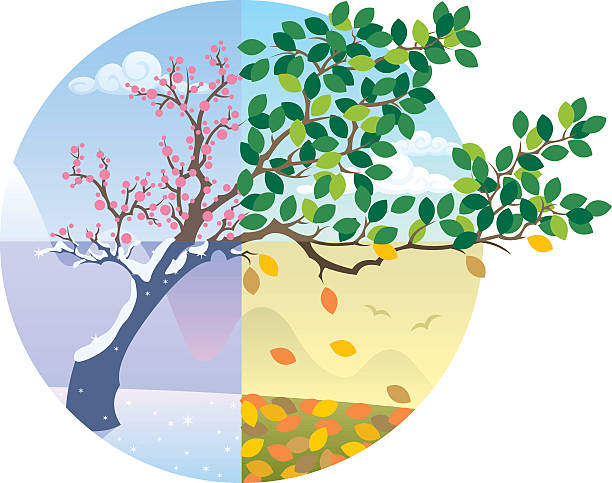
#> input picture season.jpg, 612 x 483 px
$ python 1.py
#> lines starting #> are read from the running program, lines starting #| are printed output that depends on the picture
import cv2
import numpy as np
img=cv2.imread('season.jpg')
#> img is the input picture: shape (483, 612, 3); mean B, G, R 200.1, 211.6, 199
h,w,channels=img.shape
#> h = 483; w = 612; channels = 3
half=w//2
#> half = 306
half2=h//2
#> half2 = 241

top_left=img[:half2,:half]
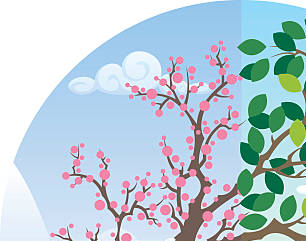
#> top_left: shape (241, 306, 3); mean B, G, R 213, 203.7, 184.5
top_right=img[:half2,half:]
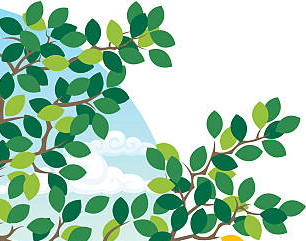
#> top_right: shape (241, 306, 3); mean B, G, R 176, 201.8, 164.3
bottom_left=img[half2:,:half]
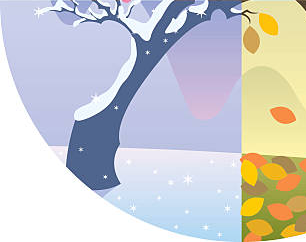
#> bottom_left: shape (242, 306, 3); mean B, G, R 204.4, 203.4, 202.9
bottom_right=img[half2:,half:]
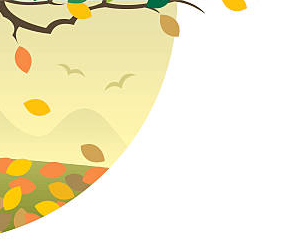
#> bottom_right: shape (242, 306, 3); mean B, G, R 206.7, 237.3, 243.9

cv2.imshow('top left',top_left)
cv2.imshow('top right',top_right)
cv2.imshow('bottom left',bottom_left)
cv2.imshow('bottom right',bottom_right)

cv2.waitKey(0)
